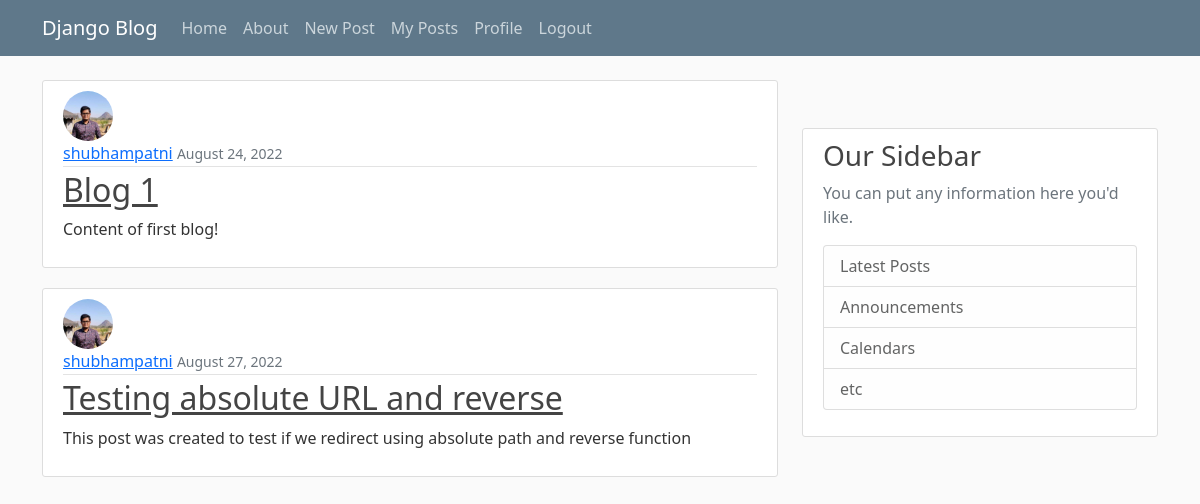
Page /user_post/ (signed in) on the committed database.
### blog/models.py (models this page shows, shortened)
class Post(models.Model):
    title = models.CharField(max_length=100)
    content = models.TextField()
    date_posted = models.DateTimeField(default=timezone.now)
    author = models.ForeignKey(User, on_delete=models.CASCADE)

### users/models.py (models this page shows, shortened)
class Profile(models.Model):
    user=models.OneToOneField(User, on_delete=models.CASCADE)
    image = models.ImageField(default='default.jpg', upload_to='profile_pics')

### blog/views.py (the view)
@login_required
def user_post(request):
    object = {
        'posts' : Post.objects.filter(author = request.user)
    }
    return render(request,'user_post.html', object)

### blog/templates/user_post.html
{% extends "base.html" %}
{% block content %}
    {% for post in posts %}
        <article class="media content-section">
          <img class="rounded-circle article-img" style="height: 50px; width:50px" src="{{ post.author.profile.image.url }}">
          <div class="media-body">
            <div class="article-metadata">
              <a class="mr-2" href="#">{{ post.author }}</a>
              <small class="text-muted">{{ post.date_posted|date:"F d, Y" }}</small>
            </div>
            <h2><a class="article-title" href="{% url 'post-detail' post.id %}">{{ post.title }}</a></h2>
            <p class="article-content">{{ post.content }}</p>
          </div>
        </article>
    {% endfor %}
{% endblock content %}

### blog/static/main.css (style rules this page uses)
body { background: #fafafa; color: #333333; margin-top: 5rem; }
h1, h2, h3, h4, h5, h6 { color: #444444; }
.content-section { background: #ffffff; padding: 10px 20px; border: 1px solid #dddddd; border-radius: 3px; margin-bottom: 20px; }
.article-title { color: #444444; }
.article-content { white-space: pre-line; }
.article-img { height: 65px; width: 65px; margin-right: 16px; }
.article-metadata { padding-bottom: 1px; margin-bottom: 4px; border-bottom: 1px solid #e3e3e3 }

### rows in the picture
Post: author.profile.image (picture), author "shubhampatni", date_posted "August 24, 2022", title "Blog 1", content "Content of first blog!"
Post: author.profile.image (picture), author "shubhampatni", date_posted "August 27, 2022", title "Testing absolute URL and reverse", content "This post was created to test if we redirect using absolute path and reverse function"
